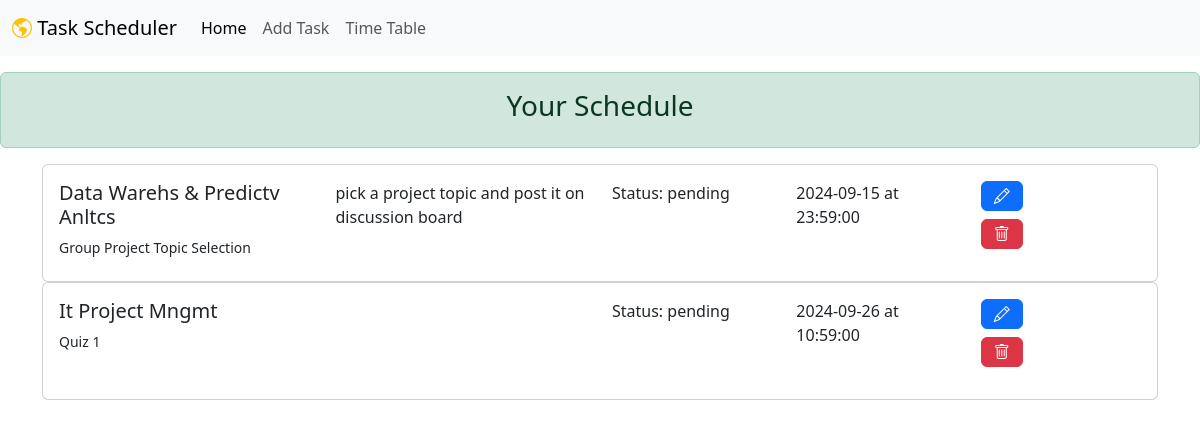
/, run on an earlier commit of the app's database.
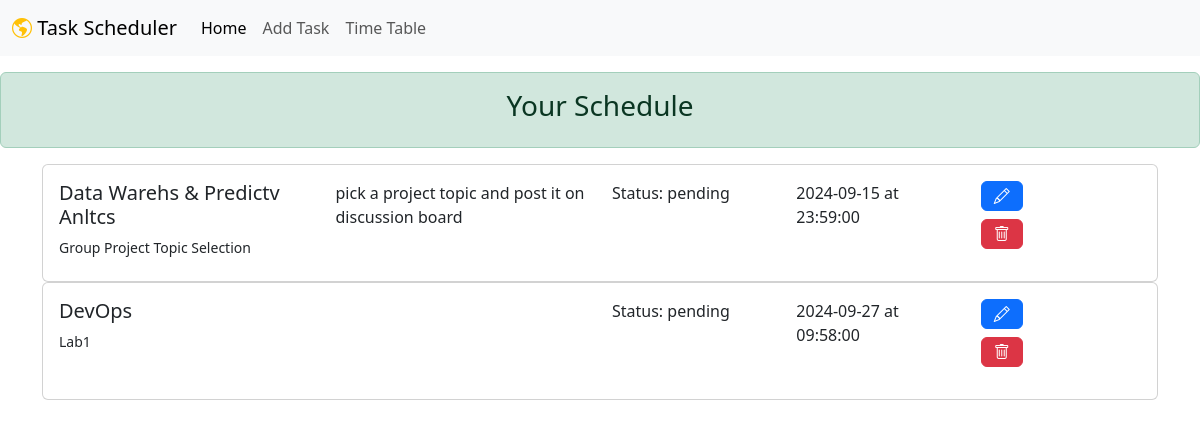
And on a later commit of the database.
### models.py (models this page shows)
class Task(Base):
    __tablename__ = "tasks"
    id = Column(Integer, primary_key=True)
    title = Column(String, index=True)
    description = Column(String, index=True)
    subject = Column(String, index=True)
    status = Column(String, index=True, default="pending")
    date = Column(Date, index=True, default=date.today)
    time = Column(Time, index=True, default=time(
        11, 59))  # Default to 00:00:00
    owner_id = Column(Integer, ForeignKey("users.id"))
    owner = relationship("User", back_populates="items")

### main.py (the view)
@app.get("/", response_model=list[schemas.Task])
def read_items(request: Request, skip: int = 0, limit: int = 100, db: Session = Depends(get_db)):
    items = crud.get_items(db, skip=skip, limit=limit)
    return templates.TemplateResponse(name="tasks.html", context={"request": request, "tasks": items})

### templates/tasks.html
{% include './shared/header.html' without context %}
<body>
  {% include './shared/navbar.html' without context %}
  <div class="alert alert-success mt-3" role="alert">
    <h3 class="text-center">Your Schedule</h1>
  </div>
  <div class="container">{% for task in tasks %}
    <div class="row">
      <div class="col-md-12">
        <div class="card">
          <div class="card-body row">
            <div class="col-md-3">
            <h5 class="">{{ task.subject}}</h1>
            <small class="card-title"> {{ task.title }}</small>
          </div>
          <div class="col-md-3">
            <p class="card-text">{{ task.description }}</p>
          </div>
          <div class="col-md-2">
            <p>Status: {{ task.status}}</p>
          </div>
          <div class="col-md-2">
            <p class="card-text">{{ task.date }} at {{ task.time }}</p>
          </div>
          <div class="col-md-2">
            <a href="/edit/{{ task.id }}" class="btn btn-primary mb-2">
              <i class="bi bi-pencil"></i>
            </a>
            <form action="/delete/{{ task.id }}" method="post" >
              <button type="submit" class="btn btn-danger"><i class="bi bi-trash"></i></button>
            </form>
          </div>
          </div>
        </div>
      </div>
    </div>
    {% endfor %}
  {% include './shared/footer.html' without context %}
</body>

What changed in the data, as far as the page shows it:
removed Task: subject "It Project Mngmt", title "Quiz 1", status "pending", date "2024-09-26", time "10:59:00"
added Task: subject "DevOps", title "Lab1", status "pending", date "2024-09-27", time "09:58:00"
